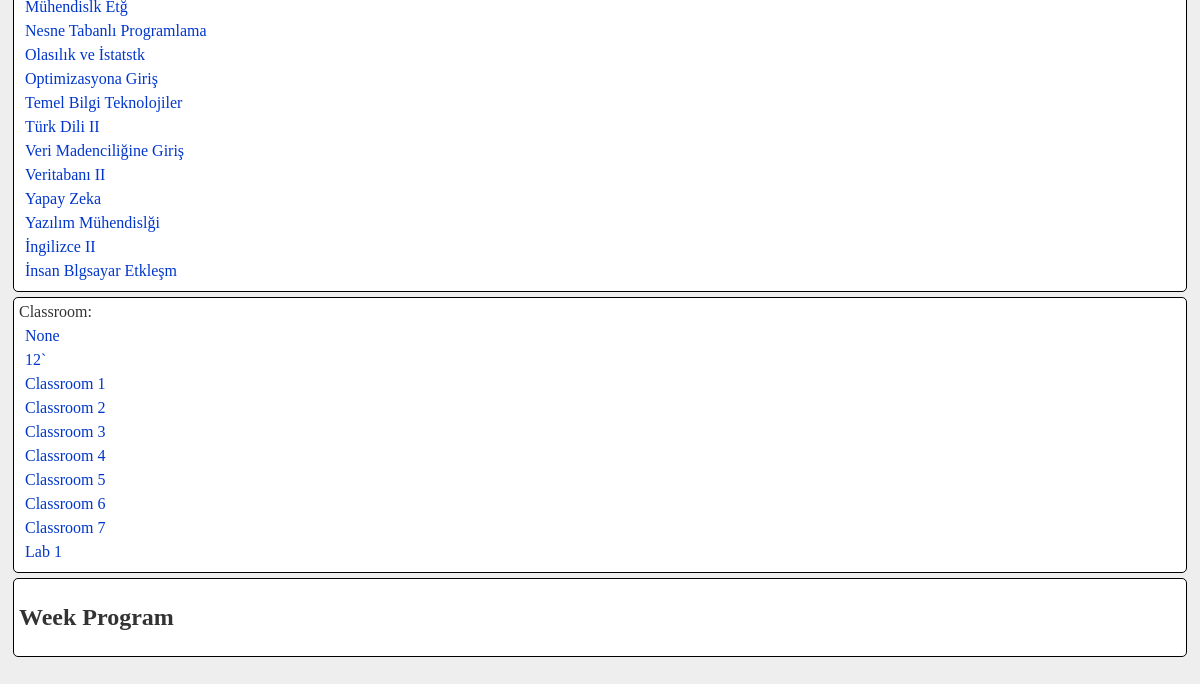
Page /week_program (signed in, lower part) on the earlier database version.
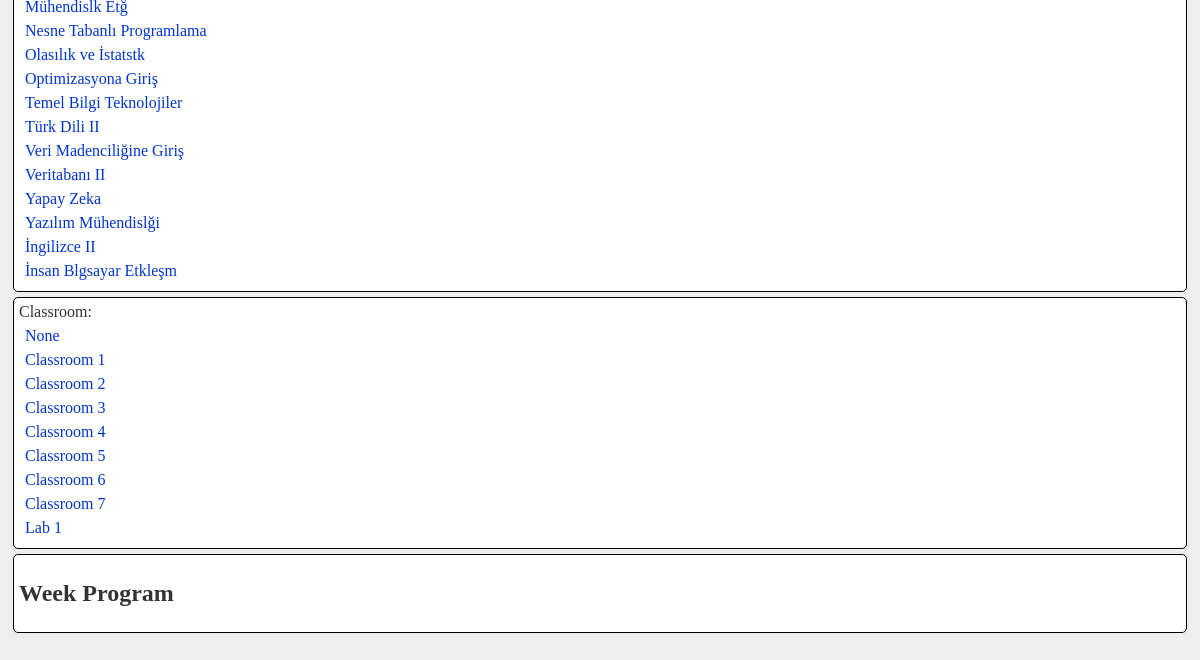
Same page on the later database version.
### models.py (models this page shows)
class LectureProfessor(db.Model):
    id = db.Column(db.Integer, primary_key=True)
    professor_id = db.Column(db.Integer, db.ForeignKey('professor.id'), nullable=False)
    lecture_id = db.Column(db.Integer, db.ForeignKey('lecture.id'), nullable=False)
    professor = db.relationship('Professor')
    lecture = db.relationship('Lecture')

class Lecture(db.Model):
    id = db.Column(db.Integer, primary_key=True)
    code = db.Column(db.String, unique=True, nullable=False)
    name = db.Column(db.String, nullable=False)
    hours = db.Column(db.Integer, nullable=False)
    year = db.Column(db.Integer, nullable=False)

class Classroom(db.Model):
    id = db.Column(db.Integer, primary_key=True)
    name = db.Column(db.String(100), unique=True, nullable=False)
    capacity = db.Column(db.Integer, nullable=False)

### routes/week_schedual.py (the view)
@weekschedual_bp.route("/week_program")
@login_required
def week_program():
    students_number = request.args.get('students_number', type=str)
    professors_numbers = request.args.getlist('professors_numbers')
    if students_number and current_user.role_id != 1 and current_user.number != students_number:
        return "Unauthorized", 401
    professors_numbers = "&".join(map(
        lambda x: "professors_numbers=" + x,
        professors_numbers
    ))
    professors = Professor.query.order_by(Professor.name).all()
    if current_user.role_id == 1:
        detailed_lectures = get_detailed_lectures()
        detailed_lectures.sort(key=lambda x: x["name"])
        for i in range(len(detailed_lectures)):
            detailed_lectures[i] = get_fully_detailed_lecture(detailed_lectures[i])
    else:
        detailed_lectures = None
    if current_user.role_id == 1:
        classrooms = [
            {
                "id": classroom.id,
                "name": classroom.name,
                "capacity": classroom.capacity
            }
            for classroom in Classroom.query.order_by(Classroom.name).all()
        ]
    else:
        classrooms = None
    hours = [
        hour.name
        for hour in db.session.query(Hour).all()
    ]
    days = [
        day.name
        for day in db.session.query(Day).all()
    ]
    return render_template(
        "week_program.html",
        students_number=students_number,
        professors_numbers=professors_numbers,
        professors=professors,
        lectures=detailed_lectures,
        classrooms=classrooms,
        days=days,
        hours=hours,
        current_user=current_user
    )

### app.py (called while the page is built)
@login_manager.user_loader
def load_user(user_id):
    return db.session.get(User, int(user_id))

### pyscripts/week_generator.py (called while the page is built)
def get_fully_detailed_lecture(detailed_lecture):
    professor = Professor.query.filter(Professor.id == detailed_lecture["professor"]["id"]).first()
    detailed_lecture["professor"]["name"] = professor.name
    detailed_lecture["professor"]["number"] = professor.number
    students = Student.query.filter(Student.id.in_(detailed_lecture["studentIds"])).all()
    detailed_lecture["studentNumbers"] = [
        student.number
        for student in students
    ]
    return detailed_lecture

### templates/week_program.html (shortened to what this page needs)
<!DOCTYPE html>
<html lang="en">
<head>
    <link rel="stylesheet" href="/static/style.css">
</head>
    <div class="container">
        <div class="filters">
                {% if current_user.role_id == 1 %}
                <div class="bordered">
                    <br>
                    {% for lecture in lectures %}
                        <a href="#" onclick="updateCurrentLecture({{ loop.index-1 }})">{{lecture.name}}</a>
                    {% endfor %}
                </div>
                <div class="bordered">
                    <label>Classroom:</label>
                    <br>
                    <a href="#" onclick="updateCurrentClassroom(null)">None</a>
                    {% for classroom in classrooms %}
                        <a href="#" onclick="updateCurrentClassroom({{ loop.index-1 }})">{{classroom.name}}</a>
                    {% endfor %}
                </div>
            {% endif %}
        </div>
        <div class="week-table bordered">
            <h2>Week Program</h2>
        </div>
    </div>
</body>
</html>

Differences in the rows shown:
removed Classroom: name "12`"
